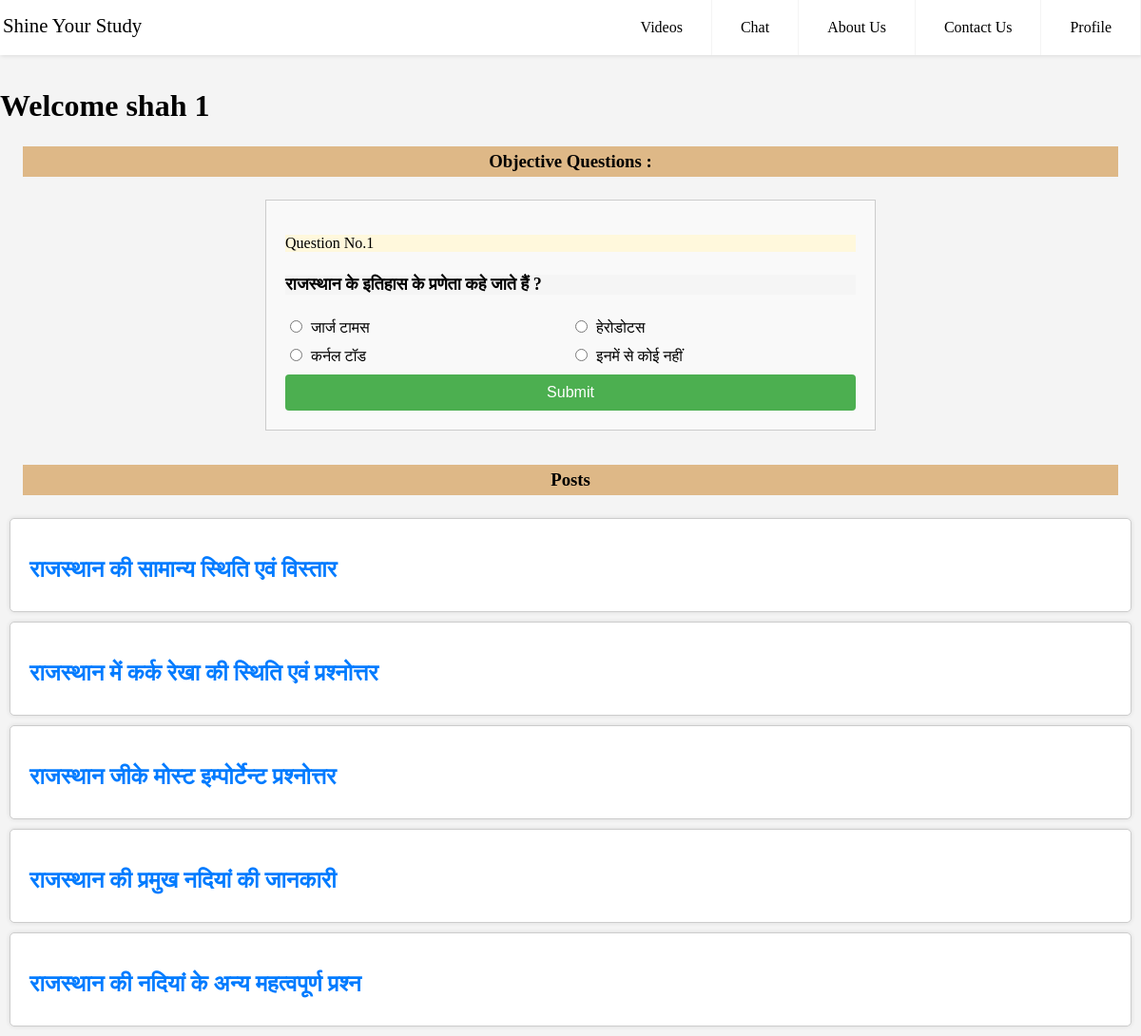
The app's page / (signed in) with its own data.
### myapp/models.py (models this page shows, shortened)
class Question(models.Model):
    que = models.CharField(max_length=120)
    a = models.CharField(max_length=20)
    b = models.CharField(max_length=20)
    c = models.CharField(max_length=20)
    d = models.CharField(max_length=20)
    ans = models.CharField(max_length=20)

class Post(models.Model):
    name = models.CharField(max_length=100)
    comment = models.CharField(max_length=1000)

### myapp/views.py (the view)
def home(request):
    post = Post.objects.all()
    ans = Question.objects.all()
    z = 1
    a = ans[0]
    return render(request, "myapp/home.html", { "post": post, "z": z, "a": a })

### myapp/templates/myapp/home.html (shortened to what this page needs)
{% extends 'myapp/layout.html' %}
{% block body %}
    <br><br>
    {% if user.is_authenticated %}
        <h1> Welcome {{ user.username }} {{ user.id }}</h1>
    {% endif %}
    <h3>Objective Questions :</h3>
    <form action="/react/{{z}}" method="post">
        <p style="background-color: cornsilk;">Question No.{{ a.id }}</p>
        <h4 style="background-color: whitesmoke; font-size: large;">{{ a.que }}</h4>
        <div class="options-container">
            <div class="column">
                <label>
                    <input type="radio" name="a" value="{{a.a}}">
                    {{a.a}}
                </label>
                <label>
                    <input type="radio" name="a" value="{{a.b}}">
                    {{a.b}}
                </label>
            </div>
            <div class="column">
                <label>
                    <input type="radio" name="a" value="{{a.c}}">
                    {{a.c}}
                </label>
                <label>
                    <input type="radio" name="a" value="{{a.d}}">
                    {{a.d}}
                </label>
            </div>
        </div>
        <input type="submit" value="Submit">
    </form>
    <h3>Posts</h3>
    {% for posts in post %}
    <a style="text-decoration: none;" href="/post/{{posts.id}}"><div class="post">
        <h2>{{ posts.name }}</h2>
    </div></a>
    {% endfor %}
{% endblock %}

### myapp/templates/myapp/layout.html (style rules this page uses)
body { margin: 0; font-family: 'Droid Serif', serif; background-color: #f4f4f4; }
a { color: #000; }
form { max-width: 600px; margin: 0 auto; background-color: #f9f9f9; border: 1px solid #ccc; padding: 20px; margin-bottom: 3%; }
h2 { font-size: 24px; margin-bottom: 10px; }
h3 { text-align: center; background-color: burlywood; margin: 2%; padding: 5px; }
.options-container { display: flex; justify-content: space-between; }
.column { flex: 1; margin-right: 20px; }
input[type="radio"] { margin-right: 5px; }
label { display: block; margin-bottom: 10px; }
input[type="submit"] { width: 100%; padding: 10px 15px; font-size: 16px; background-color: #4CAF50; color: #fff; border: none; border-radius: 4px; cursor: pointer; transition: background-color 0.3s ease; }
.post { background-color: #fff; border: 1px solid #ccc; border-radius: 5px; padding: 20px; margin: 10px; box-shadow: 0 0 5px rgba(0, 0, 0, 0.1); }
.post h2 { color: #007bff; margin-bottom: 10px; }

### records on screen
Question: id "1", que "राजस्थान के इतिहास के प्रणेता कहे जाते हैं ?", a "जार्ज टामस", b "कर्नल टॉड", c "हेरोडोटस", d "इनमें से कोई नहीं"
Post: name "राजस्थान की सामान्य स्थिति एवं विस्तार"
Post: name "राजस्थान में कर्क रेखा की स्थिति एवं प्रश्नोत्तर"
Post: name "राजस्थान जीके मोस्ट इम्पोर्टेन्ट प्रश्नोत्तर"
Post: name "राजस्थान की प्रमुख नदियां की जानकारी"
Post: name "राजस्थान की नदियां के अन्य महत्वपूर्ण प्रश्न"

### other values on screen
{{ user.username }} "shah"
{{ user.id }} "1"
